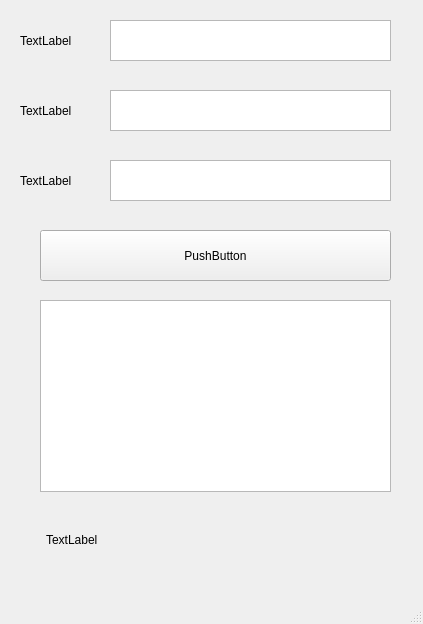
<?xml version="1.0" encoding="UTF-8"?>
<ui version="4.0">
 <class>MainWindow</class>
 <widget class="QMainWindow" name="MainWindow">
  <property name="geometry">
   <rect>
    <x>0</x>
    <y>0</y>
    <width>423</width>
    <height>624</height>
   </rect>
  </property>
  <property name="windowTitle">
   <string>MainWindow</string>
  </property>
  <widget class="QWidget" name="centralwidget">
   <widget class="QPlainTextEdit" name="plainTextEdit">
    <property name="geometry">
     <rect>
      <x>110</x>
      <y>20</y>
      <width>281</width>
      <height>41</height>
     </rect>
    </property>
   </widget>
   <widget class="QPlainTextEdit" name="plainTextEdit_2">
    <property name="geometry">
     <rect>
      <x>110</x>
      <y>90</y>
      <width>281</width>
      <height>41</height>
     </rect>
    </property>
   </widget>
   <widget class="QPlainTextEdit" name="plainTextEdit_3">
    <property name="geometry">
     <rect>
      <x>110</x>
      <y>160</y>
      <width>281</width>
      <height>41</height>
     </rect>
    </property>
   </widget>
   <widget class="QLabel" name="label">
    <property name="geometry">
     <rect>
      <x>20</x>
      <y>20</y>
      <width>81</width>
      <height>41</height>
     </rect>
    </property>
    <property name="text">
     <string>TextLabel</string>
    </property>
   </widget>
   <widget class="QLabel" name="label_2">
    <property name="geometry">
     <rect>
      <x>20</x>
      <y>90</y>
      <width>81</width>
      <height>41</height>
     </rect>
    </property>
    <property name="text">
     <string>TextLabel</string>
    </property>
   </widget>
   <widget class="QLabel" name="label_3">
    <property name="geometry">
     <rect>
      <x>20</x>
      <y>160</y>
      <width>81</width>
      <height>41</height>
     </rect>
    </property>
    <property name="text">
     <string>TextLabel</string>
    </property>
   </widget>
   <widget class="QPushButton" name="pushButton">
    <property name="geometry">
     <rect>
      <x>40</x>
      <y>230</y>
      <width>351</width>
      <height>51</height>
     </rect>
    </property>
    <property name="text">
     <string>PushButton</string>
    </property>
   </widget>
   <widget class="QListWidget" name="listWidget">
    <property name="geometry">
     <rect>
      <x>40</x>
      <y>300</y>
      <width>351</width>
      <height>192</height>
     </rect>
    </property>
   </widget>
   <widget class="QLabel" name="label_4">
    <property name="geometry">
     <rect>
      <x>46</x>
      <y>509</y>
      <width>341</width>
      <height>61</height>
     </rect>
    </property>
    <property name="text">
     <string>TextLabel</string>
    </property>
   </widget>
  </widget>
  <widget class="QMenuBar" name="menubar">
   <property name="geometry">
    <rect>
     <x>0</x>
     <y>0</y>
     <width>423</width>
     <height>21</height>
    </rect>
   </property>
  </widget>
  <widget class="QStatusBar" name="statusbar"/>
 </widget>
 <resources/>
 <connections/>
</ui>
